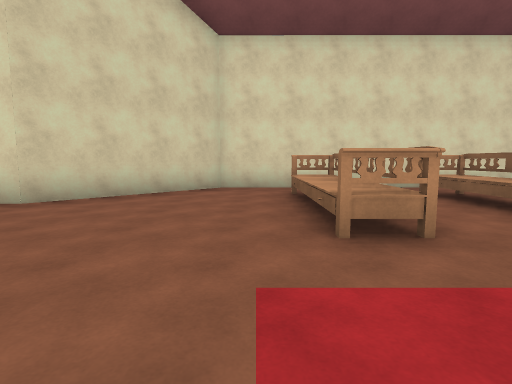
[1] (above)

17 first-person views from a walk through a Unity game level. The camera is 1.3 m above the floor, tilts 6° down and sees 80° across. The floor is counted in squares, 2 m on a side. Each view is taken from the middle of a square. On the plan, view 1 faces up. The plan holds only what a view shows up to about 10 squares ahead; the rest is blank. The place goes on beyond the plan. The player character is not drawn. Door leaves are left out, so doorways stand open.

[2]
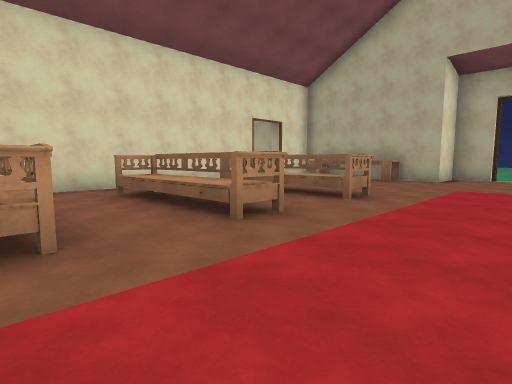

[3]
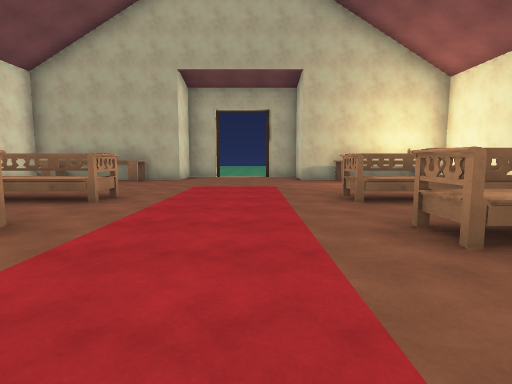

[4]
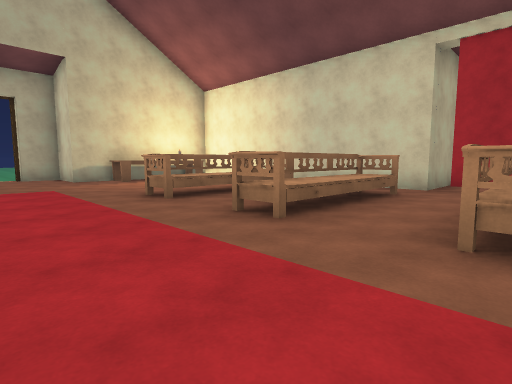

[5]
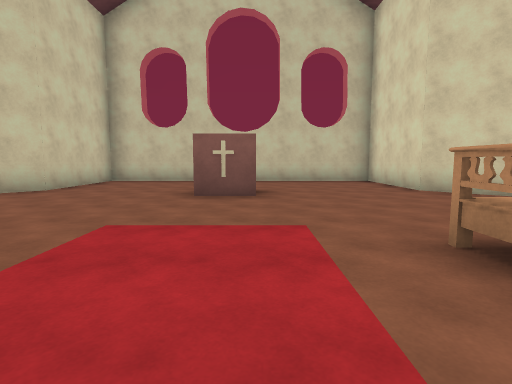

[6]
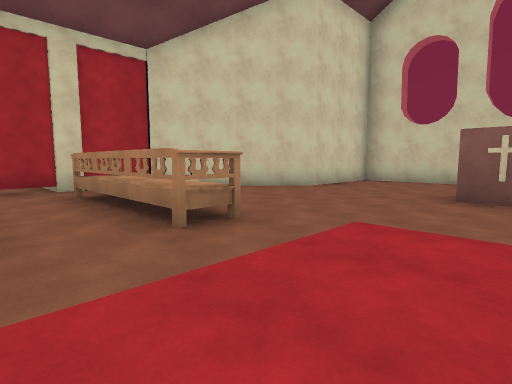

[7]
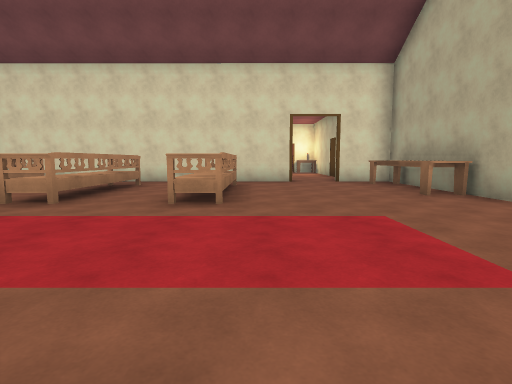

[8]
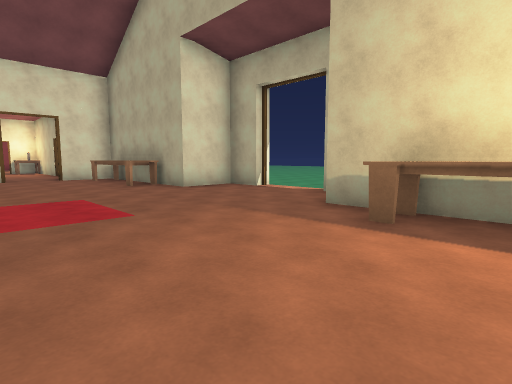

[9]
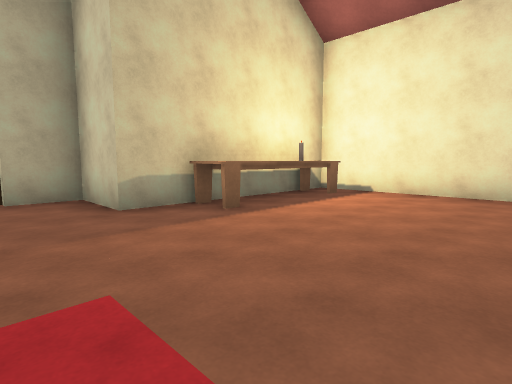

[10]
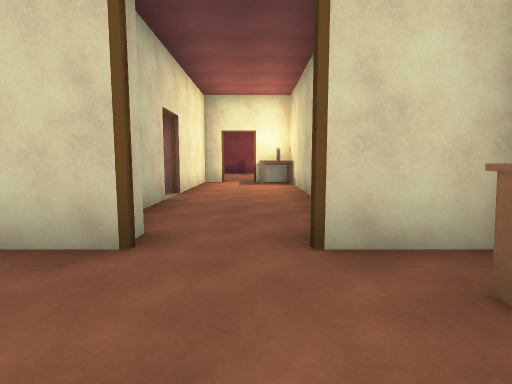

[11]
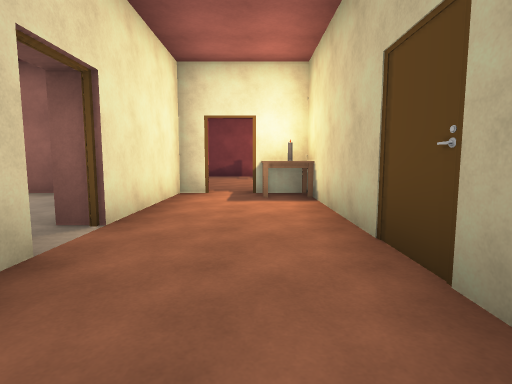

[12]
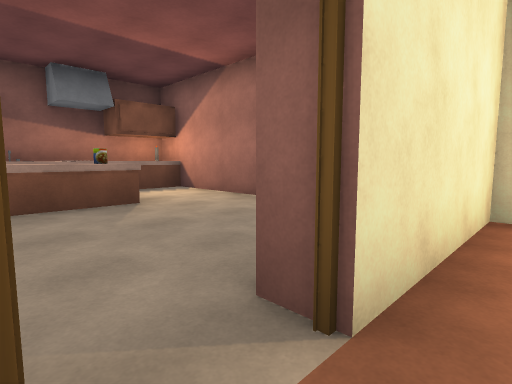

[13]
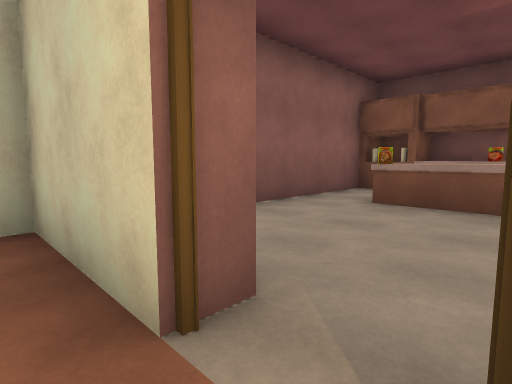

[14]
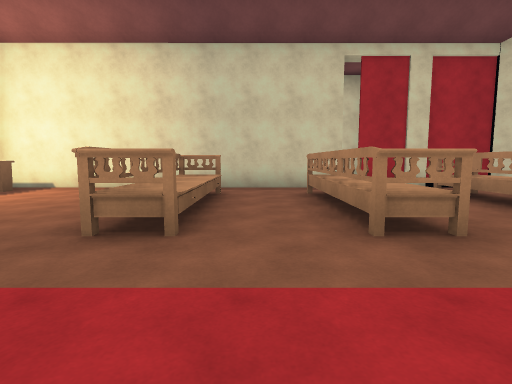

[15]
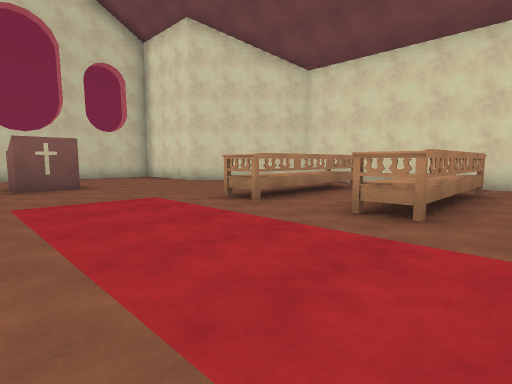

[16]
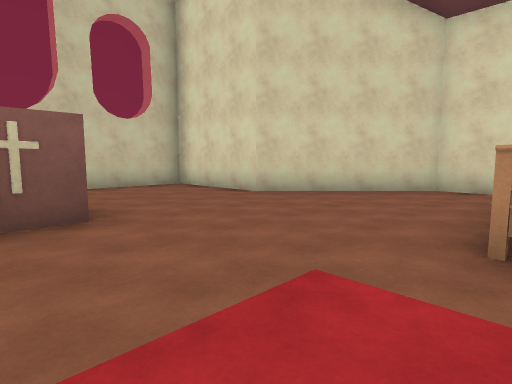

[17]
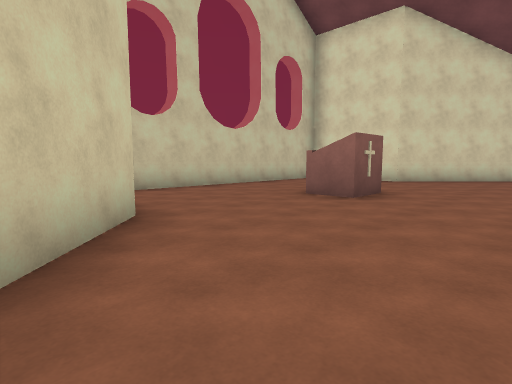

### Floor plan
Key: @ floor where view 1 was taken; # wall or solid block; x gap in a wall; . floor; D open door; ^ raised ledge; O other object.
Columns run from 7 left of view 1 to 15 right of it. Each row starts with its distance up from view 1.
 17                ..
 16                ..
 15
 14        ########DD#
 13        #^.....#..#
 12        #^xO...#..#
 11        #^ ^...D..#
 10        ## ^...D..#
  9        #### ..#..#
  8       ##########.##
  7      ##.....  .DD.#
  6     ##..O..O.O...^#
  5 #####...O..O.O...^#
  4 #.......O..O.O...^#
  3 #.......O..O.O....###
  2 #...................#..
  1 #...................D..
  0 #...#O.@............D
 -1 #...................#
 -2 #.......O..O.O....###
 -3 #.......O..O.O...^#
 -4 ######..O..O.O...^#
 -5      ##.O..O.O...OO
 -6       #.###########
 -7        #  #
 -8           #

Positions as (right, up) in squares from view 1, and headings:
1: (0, 0), facing up
2: (1, 0), facing up-right
3: (1, 0), facing right
4: (1, 1), facing down-right
5: (3, 1), facing left
6: (3, 1), facing down-left
7: (7, -2), facing up
8: (7, -4), facing up-right
9: (7, 0), facing down-right
10: (9, 5), facing up
11: (9, 8), facing up
12: (8, 10), facing up-left
13: (8, 11), facing down-left
14: (5, 1), facing down
15: (5, -1), facing up-left
16: (1, 0), facing up-left
17: (0, -5), facing up-left
